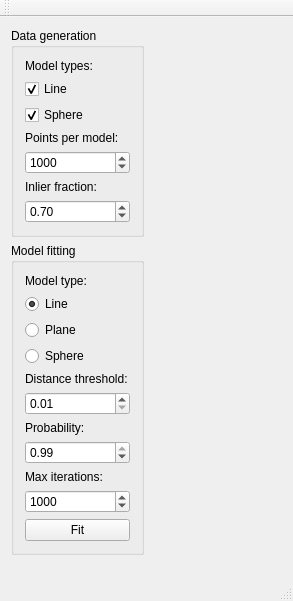
<?xml version="1.0" encoding="UTF-8"?>
<ui version="4.0">
 <class>QtExample</class>
 <widget class="QMainWindow" name="QtExample">
  <property name="geometry">
   <rect>
    <x>0</x>
    <y>0</y>
    <width>293</width>
    <height>601</height>
   </rect>
  </property>
  <property name="windowTitle">
   <string>QtExample</string>
  </property>
  <widget class="QWidget" name="central_widget">
   <layout class="QGridLayout" name="gridLayout">
    <item row="0" column="0">
     <widget class="QGroupBox" name="group_data_generation">
      <property name="sizePolicy">
       <sizepolicy hsizetype="Preferred" vsizetype="Maximum">
        <horstretch>0</horstretch>
        <verstretch>0</verstretch>
       </sizepolicy>
      </property>
      <property name="title">
       <string>Data generation</string>
      </property>
      <layout class="QVBoxLayout" name="verticalLayout">
       <item>
        <widget class="QLabel" name="label_4">
         <property name="text">
          <string>Model types:</string>
         </property>
        </widget>
       </item>
       <item>
        <widget class="QCheckBox" name="checkbox_line">
         <property name="text">
          <string>Line</string>
         </property>
         <property name="checked">
          <bool>true</bool>
         </property>
        </widget>
       </item>
       <item>
        <widget class="QCheckBox" name="checkbox_sphere">
         <property name="text">
          <string>Sphere</string>
         </property>
         <property name="checked">
          <bool>true</bool>
         </property>
        </widget>
       </item>
       <item>
        <widget class="QLabel" name="label_5">
         <property name="text">
          <string>Points per model:</string>
         </property>
        </widget>
       </item>
       <item>
        <widget class="QSpinBox" name="spinbox_ppm">
         <property name="minimum">
          <number>100</number>
         </property>
         <property name="maximum">
          <number>10000</number>
         </property>
         <property name="value">
          <number>1000</number>
         </property>
        </widget>
       </item>
       <item>
        <widget class="QLabel" name="label">
         <property name="text">
          <string>Inlier fraction:</string>
         </property>
        </widget>
       </item>
       <item>
        <widget class="QDoubleSpinBox" name="spinbox_inlier_fraction">
         <property name="minimum">
          <double>0.010000000000000</double>
         </property>
         <property name="maximum">
          <double>1.000000000000000</double>
         </property>
         <property name="singleStep">
          <double>0.010000000000000</double>
         </property>
         <property name="value">
          <double>0.700000000000000</double>
         </property>
        </widget>
       </item>
      </layout>
     </widget>
    </item>
    <item row="1" column="0">
     <widget class="QGroupBox" name="group_model_fitting">
      <property name="title">
       <string>Model fitting</string>
      </property>
      <layout class="QVBoxLayout" name="verticalLayout_2">
       <item>
        <widget class="QLabel" name="label_model_type">
         <property name="text">
          <string>Model type:</string>
         </property>
        </widget>
       </item>
       <item>
        <widget class="QRadioButton" name="radio_line">
         <property name="text">
          <string>Line</string>
         </property>
         <property name="checked">
          <bool>true</bool>
         </property>
        </widget>
       </item>
       <item>
        <widget class="QRadioButton" name="radio_plane">
         <property name="text">
          <string>Plane</string>
         </property>
        </widget>
       </item>
       <item>
        <widget class="QRadioButton" name="radio_sphere">
         <property name="text">
          <string>Sphere</string>
         </property>
        </widget>
       </item>
       <item>
        <widget class="QLabel" name="label_distance_threshold">
         <property name="toolTip">
          <string>Distance to model threshold</string>
         </property>
         <property name="text">
          <string>Distance threshold:</string>
         </property>
        </widget>
       </item>
       <item>
        <widget class="QDoubleSpinBox" name="spinbox_distance_threshold">
         <property name="minimum">
          <double>0.010000000000000</double>
         </property>
         <property name="maximum">
          <double>10.000000000000000</double>
         </property>
         <property name="singleStep">
          <double>0.010000000000000</double>
         </property>
        </widget>
       </item>
       <item>
        <widget class="QLabel" name="label_probability">
         <property name="toolTip">
          <string>Desired probability of choosing at least one sample free from outliers</string>
         </property>
         <property name="text">
          <string>Probability:</string>
         </property>
        </widget>
       </item>
       <item>
        <widget class="QDoubleSpinBox" name="spinbox_probability">
         <property name="minimum">
          <double>0.010000000000000</double>
         </property>
         <property name="maximum">
          <double>0.990000000000000</double>
         </property>
         <property name="singleStep">
          <double>0.010000000000000</double>
         </property>
         <property name="value">
          <double>0.990000000000000</double>
         </property>
        </widget>
       </item>
       <item>
        <widget class="QLabel" name="label_max_iterations">
         <property name="toolTip">
          <string>Maximum number of iterations</string>
         </property>
         <property name="text">
          <string>Max iterations:</string>
         </property>
        </widget>
       </item>
       <item>
        <widget class="QSpinBox" name="spinbox_max_iterations">
         <property name="minimum">
          <number>1</number>
         </property>
         <property name="maximum">
          <number>10000</number>
         </property>
         <property name="singleStep">
          <number>10</number>
         </property>
         <property name="value">
          <number>1000</number>
         </property>
        </widget>
       </item>
       <item>
        <widget class="QPushButton" name="button_fit">
         <property name="text">
          <string>Fit</string>
         </property>
        </widget>
       </item>
      </layout>
     </widget>
    </item>
    <item row="2" column="0">
     <spacer name="verticalSpacer">
      <property name="orientation">
       <enum>Qt::Vertical</enum>
      </property>
      <property name="sizeHint" stdset="0">
       <size>
        <width>20</width>
        <height>40</height>
       </size>
      </property>
     </spacer>
    </item>
    <item row="0" column="1" rowspan="3">
     <widget class="TViewerWidget" name="viewer" native="true"/>
    </item>
   </layout>
  </widget>
  <widget class="QMenuBar" name="menu_bar">
   <property name="geometry">
    <rect>
     <x>0</x>
     <y>0</y>
     <width>293</width>
     <height>19</height>
    </rect>
   </property>
  </widget>
  <widget class="QToolBar" name="mainToolBar">
   <attribute name="toolBarArea">
    <enum>TopToolBarArea</enum>
   </attribute>
   <attribute name="toolBarBreak">
    <bool>false</bool>
   </attribute>
  </widget>
  <widget class="QStatusBar" name="statusBar"/>
  <action name="actionAction_group">
   <property name="checkable">
    <bool>true</bool>
   </property>
   <property name="text">
    <string>Action group</string>
   </property>
   <property name="shortcut">
    <string>A</string>
   </property>
  </action>
 </widget>
 <layoutdefault spacing="6" margin="11"/>
 <customwidgets>
  <customwidget>
   <class>TViewerWidget</class>
   <extends>QWidget</extends>
   <header>tviewer/tviewer_widget/tviewer_widget.h</header>
   <container>1</container>
  </customwidget>
 </customwidgets>
 <resources/>
 <connections>
  <connection>
   <sender>spinbox_inlier_fraction</sender>
   <signal>valueChanged(double)</signal>
   <receiver>QtExample</receiver>
   <slot>onDataGenerationSettingsChanged()</slot>
   <hints>
    <hint type="sourcelabel">
     <x>76</x>
     <y>229</y>
    </hint>
    <hint type="destinationlabel">
     <x>146</x>
     <y>212</y>
    </hint>
   </hints>
  </connection>
  <connection>
   <sender>spinbox_ppm</sender>
   <signal>valueChanged(int)</signal>
   <receiver>QtExample</receiver>
   <slot>onDataGenerationSettingsChanged()</slot>
   <hints>
    <hint type="sourcelabel">
     <x>76</x>
     <y>177</y>
    </hint>
    <hint type="destinationlabel">
     <x>146</x>
     <y>212</y>
    </hint>
   </hints>
  </connection>
  <connection>
   <sender>checkbox_line</sender>
   <signal>stateChanged(int)</signal>
   <receiver>QtExample</receiver>
   <slot>onDataGenerationSettingsChanged()</slot>
   <hints>
    <hint type="sourcelabel">
     <x>76</x>
     <y>103</y>
    </hint>
    <hint type="destinationlabel">
     <x>146</x>
     <y>212</y>
    </hint>
   </hints>
  </connection>
  <connection>
   <sender>checkbox_sphere</sender>
   <signal>stateChanged(int)</signal>
   <receiver>QtExample</receiver>
   <slot>onDataGenerationSettingsChanged()</slot>
   <hints>
    <hint type="sourcelabel">
     <x>76</x>
     <y>129</y>
    </hint>
    <hint type="destinationlabel">
     <x>146</x>
     <y>212</y>
    </hint>
   </hints>
  </connection>
  <connection>
   <sender>button_fit</sender>
   <signal>clicked()</signal>
   <receiver>QtExample</receiver>
   <slot>onButtonFitClicked()</slot>
   <hints>
    <hint type="sourcelabel">
     <x>76</x>
     <y>365</y>
    </hint>
    <hint type="destinationlabel">
     <x>146</x>
     <y>212</y>
    </hint>
   </hints>
  </connection>
 </connections>
 <slots>
  <slot>onDataGenerationSettingsChanged()</slot>
  <slot>onButtonFitClicked()</slot>
 </slots>
</ui>
